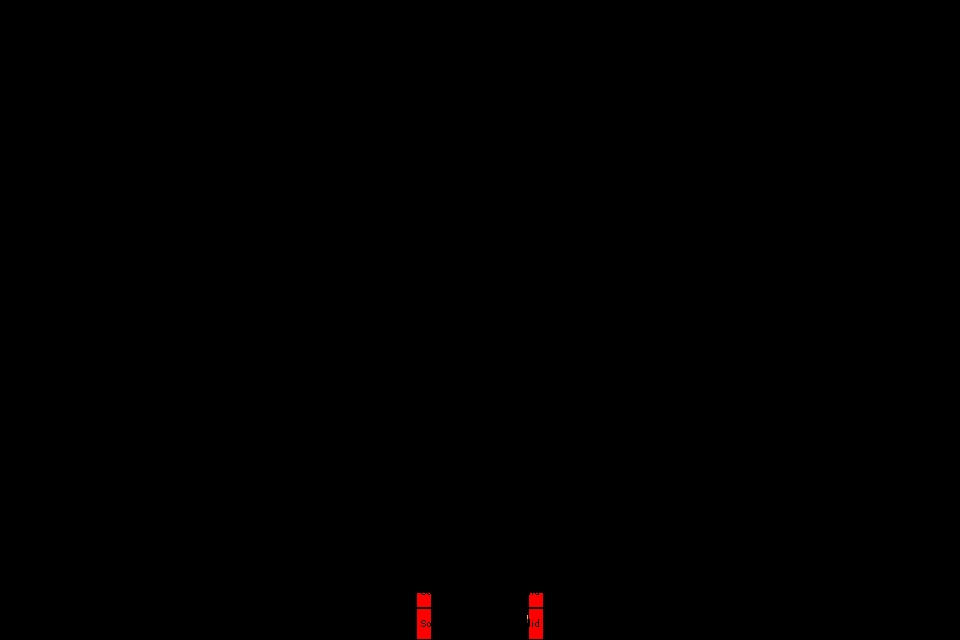

This game map was drawn from its Tiled (.tmx) file and the tilesets committed beside it. A one-line description and the full map source follow:
An orthogonal 30x20 tile map with 32x32 px tiles, 2 tile layers (mur, collision), 1 hidden layer not drawn, 2 tilesets.

<map version="1.4" tiledversion="1.4.3" orientation="orthogonal" renderorder="right-down" width="30" height="20" tilewidth="32" tileheight="32" infinite="0" nextlayerid="10" nextobjectid="1">
 <tileset firstgid="1" source="../dungeon.tsx" />
 <tileset firstgid="401" source="../collision.tsx" />
 <layer id="3" name="mur" width="30" height="20">
  <data encoding="csv">
0,0,0,0,0,0,0,0,0,0,0,0,0,0,0,0,0,0,0,0,0,0,0,0,0,0,0,0,0,0,
0,0,0,0,0,0,0,0,0,0,0,0,0,0,0,0,0,0,0,0,0,0,0,0,0,0,0,0,0,0,
0,0,0,0,0,0,0,0,0,0,0,0,0,0,0,0,0,0,0,0,0,0,0,0,0,0,0,0,0,0,
0,0,0,0,0,0,0,0,0,0,0,0,0,0,0,0,0,0,0,0,0,0,0,0,0,0,0,0,0,0,
0,0,0,0,0,0,0,0,0,0,0,0,0,0,0,0,0,0,0,0,0,0,0,0,0,0,0,0,0,0,
0,0,0,0,0,0,0,0,0,0,0,0,0,0,0,0,0,0,0,0,0,0,0,0,0,0,0,0,0,0,
0,0,0,0,0,0,0,0,0,0,0,0,0,0,0,0,0,0,0,0,0,0,0,0,0,0,0,0,0,0,
0,0,0,0,0,0,0,0,0,0,0,0,0,0,0,0,0,0,0,0,0,0,0,0,0,0,0,0,0,0,
0,0,0,0,0,0,0,0,0,0,0,0,0,0,0,0,0,0,0,0,0,0,0,0,0,0,0,0,0,0,
0,0,0,0,0,0,0,0,0,0,0,0,0,0,0,0,0,0,0,0,0,0,0,0,0,0,0,0,0,0,
0,0,0,0,0,0,0,0,0,0,0,0,0,0,0,0,0,0,0,0,0,0,0,0,0,0,0,0,0,0,
0,0,0,0,0,0,0,0,0,0,0,0,0,0,0,0,0,0,0,0,0,0,0,0,0,0,0,0,0,0,
0,0,0,0,0,0,0,0,0,0,0,0,0,0,0,0,0,0,0,0,0,0,0,0,0,0,0,0,0,0,
0,0,0,0,0,0,0,0,0,0,0,0,0,0,0,0,0,0,0,0,0,0,0,0,0,0,0,0,0,0,
0,0,0,0,0,0,0,0,0,0,0,0,0,0,0,0,0,0,0,0,0,0,0,0,0,0,0,0,0,0,
0,0,0,0,0,0,0,0,0,0,0,0,0,0,0,0,0,0,0,0,0,0,0,0,0,0,0,0,0,0,
0,0,0,0,0,0,0,0,0,0,0,0,0,0,0,0,0,0,0,0,0,0,0,0,0,0,0,0,0,0,
0,0,0,0,0,0,0,0,0,0,0,0,0,0,0,0,0,0,0,0,0,0,0,0,0,0,0,0,0,0,
0,0,0,0,0,0,0,0,0,0,0,0,0,303,106,106,301,0,0,0,0,0,0,0,0,0,0,0,0,0,
0,0,0,0,0,0,0,0,0,0,0,0,0,323,384,384,321,0,0,0,0,0,0,0,0,0,0,0,0,0
</data>
 </layer>
 <layer id="5" name="porte" width="30" height="20" visible="0">
  <data encoding="csv">
0,0,0,0,0,0,0,0,0,0,0,0,0,0,0,0,0,0,0,0,0,0,0,0,0,0,0,0,0,0,
0,0,0,0,0,0,0,0,0,0,0,0,0,0,0,0,0,0,0,0,0,0,0,0,0,0,0,0,0,0,
0,0,0,0,0,0,0,0,0,0,0,0,0,0,0,0,0,0,0,0,0,0,0,0,0,0,0,0,0,0,
0,0,0,0,0,0,0,0,0,0,0,0,0,0,0,0,0,0,0,0,0,0,0,0,0,0,0,0,0,0,
0,0,0,0,0,0,0,0,0,0,0,0,0,0,0,0,0,0,0,0,0,0,0,0,0,0,0,0,0,0,
0,0,0,0,0,0,0,0,0,0,0,0,0,0,0,0,0,0,0,0,0,0,0,0,0,0,0,0,0,0,
0,0,0,0,0,0,0,0,0,0,0,0,0,0,0,0,0,0,0,0,0,0,0,0,0,0,0,0,0,0,
0,0,0,0,0,0,0,0,0,0,0,0,0,0,0,0,0,0,0,0,0,0,0,0,0,0,0,0,0,0,
0,0,0,0,0,0,0,0,0,0,0,0,0,0,0,0,0,0,0,0,0,0,0,0,0,0,0,0,0,0,
0,0,0,0,0,0,0,0,0,0,0,0,0,0,0,0,0,0,0,0,0,0,0,0,0,0,0,0,0,0,
0,0,0,0,0,0,0,0,0,0,0,0,0,0,0,0,0,0,0,0,0,0,0,0,0,0,0,0,0,0,
0,0,0,0,0,0,0,0,0,0,0,0,0,0,0,0,0,0,0,0,0,0,0,0,0,0,0,0,0,0,
0,0,0,0,0,0,0,0,0,0,0,0,0,0,0,0,0,0,0,0,0,0,0,0,0,0,0,0,0,0,
0,0,0,0,0,0,0,0,0,0,0,0,0,0,0,0,0,0,0,0,0,0,0,0,0,0,0,0,0,0,
0,0,0,0,0,0,0,0,0,0,0,0,0,0,0,0,0,0,0,0,0,0,0,0,0,0,0,0,0,0,
0,0,0,0,0,0,0,0,0,0,0,0,0,0,0,0,0,0,0,0,0,0,0,0,0,0,0,0,0,0,
0,0,0,0,0,0,0,0,0,0,0,0,0,0,0,0,0,0,0,0,0,0,0,0,0,0,0,0,0,0,
0,0,0,0,0,0,0,0,0,0,0,0,0,0,0,0,0,0,0,0,0,0,0,0,0,0,0,0,0,0,
0,0,0,0,0,0,0,0,0,0,0,0,121,122,122,122,122,123,0,0,0,0,0,0,0,0,0,0,0,0,
0,0,0,0,0,0,0,0,0,0,0,0,141,142,142,142,142,143,0,0,0,0,0,0,0,0,0,0,0,0
</data>
 </layer>
 <layer id="9" name="collision" width="30" height="20">
  <data encoding="csv">
0,0,0,0,0,0,0,0,0,0,0,0,0,0,0,0,0,0,0,0,0,0,0,0,0,0,0,0,0,0,
0,0,0,0,0,0,0,0,0,0,0,0,0,0,0,0,0,0,0,0,0,0,0,0,0,0,0,0,0,0,
0,0,0,0,0,0,0,0,0,0,0,0,0,0,0,0,0,0,0,0,0,0,0,0,0,0,0,0,0,0,
0,0,0,0,0,0,0,0,0,0,0,0,0,0,0,0,0,0,0,0,0,0,0,0,0,0,0,0,0,0,
0,0,0,0,0,0,0,0,0,0,0,0,0,0,0,0,0,0,0,0,0,0,0,0,0,0,0,0,0,0,
0,0,0,0,0,0,0,0,0,0,0,0,0,0,0,0,0,0,0,0,0,0,0,0,0,0,0,0,0,0,
0,0,0,0,0,0,0,0,0,0,0,0,0,0,0,0,0,0,0,0,0,0,0,0,0,0,0,0,0,0,
0,0,0,0,0,0,0,0,0,0,0,0,0,0,0,0,0,0,0,0,0,0,0,0,0,0,0,0,0,0,
0,0,0,0,0,0,0,0,0,0,0,0,0,0,0,0,0,0,0,0,0,0,0,0,0,0,0,0,0,0,
0,0,0,0,0,0,0,0,0,0,0,0,0,0,0,0,0,0,0,0,0,0,0,0,0,0,0,0,0,0,
0,0,0,0,0,0,0,0,0,0,0,0,0,0,0,0,0,0,0,0,0,0,0,0,0,0,0,0,0,0,
0,0,0,0,0,0,0,0,0,0,0,0,0,0,0,0,0,0,0,0,0,0,0,0,0,0,0,0,0,0,
0,0,0,0,0,0,0,0,0,0,0,0,0,0,0,0,0,0,0,0,0,0,0,0,0,0,0,0,0,0,
0,0,0,0,0,0,0,0,0,0,0,0,0,0,0,0,0,0,0,0,0,0,0,0,0,0,0,0,0,0,
0,0,0,0,0,0,0,0,0,0,0,0,0,0,0,0,0,0,0,0,0,0,0,0,0,0,0,0,0,0,
0,0,0,0,0,0,0,0,0,0,0,0,0,0,0,0,0,0,0,0,0,0,0,0,0,0,0,0,0,0,
0,0,0,0,0,0,0,0,0,0,0,0,0,0,0,0,0,0,0,0,0,0,0,0,0,0,0,0,0,0,
0,0,0,0,0,0,0,0,0,0,0,0,0,0,0,0,0,0,0,0,0,0,0,0,0,0,0,0,0,0,
0,0,0,0,0,0,0,0,0,0,0,0,0,412,410,410,411,0,0,0,0,0,0,0,0,0,0,0,0,0,
0,0,0,0,0,0,0,0,0,0,0,0,0,409,410,410,408,0,0,0,0,0,0,0,0,0,0,0,0,0
</data>
 </layer>
</map>
